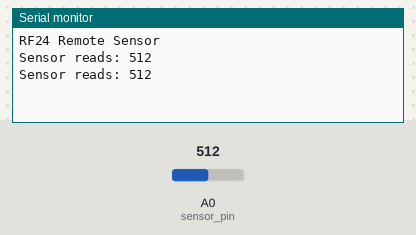
Recording of a sketch running on a simulated Arduino Uno, built with avr-gcc and run on an emulated ATmega328P. Parts: the last lines printed to the serial monitor. The test bench sets the inputs (shaded band); at power-on: A0 (sensor_pin) = 512. No radio packets arrive unless stated.

Above: at 6.6 s.
6.7 s: A0 (sensor_pin) set to 716
At 11.8 s:
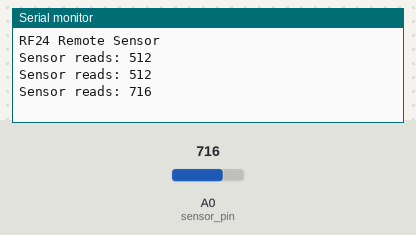
12.9 s: A0 (sensor_pin) set to 900
At 17.2 s:
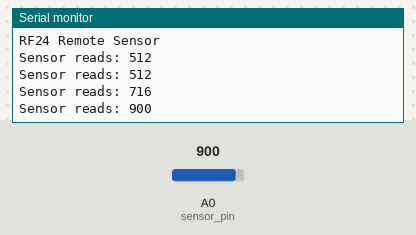
Timing chart, 0 to 18.7 s (numbered marks = the images above; inputs shaded):
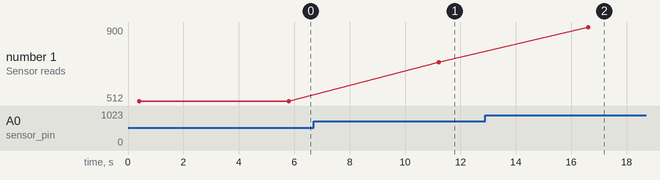

Measured:
- after the input at 6.7 s, the serial monitor: prints a new line after 4.5 s (image 1)
- after the input at 12.9 s, the serial monitor: prints a new line after 3.7 s (image 2)
- plotted number 1: 512 → 716 after the input at 6.7 s, 716 → 900 after the input at 12.9 s

The sketch:

sensor.ino
```cpp
// (licence header left out)
/**
 * Read from a sensor and send that down the line to reader
 *
 * This is an example of how to use the RF24 class.  Write this sketch to two
 * different nodes.  Put one of the nodes into 'transmit' mode by connecting
 * with the serial monitor and sending a 'T'.  The ping node sends the current
 * time to the pong node, which responds by sending the value back.  The ping
 * node can then see how long the whole cycle took.
 */

#include <SPI.h>
#include "nRF24L01.h"
#include "RF24.h"
#include "printf.h"

//
// Hardware configuration
//

// Set up nRF24L01 radio on SPI bus plus pins 9 & 10

RF24 radio(9,10);

//
// Topology
//

// Radio pipe address
//const uint64_t pipes[2] = { 0xF0F0F0F0E1LL, 0xF0F0F0F0D2LL };
const uint64_t pipe            = 0xF0F0F0F0E1LL;
const uint64_t nrfSensorPipe            = 0xF0F0F0F0E1LL;

const uint8_t sensor_power_pin = 1;
const uint8_t sensor_pin       = A0;

int sensorValue            = 0;

void setup(void)
{
  //
  // Print preamble
  //

  Serial.begin(57600);
  printf_begin();
  printf("\n\rRF24 Remote Sensor\n\r");

  //Setup sensor pins, and switch the power off
  pinMode(sensor_power_pin, OUTPUT);
  digitalWrite(sensor_power_pin, LOW);

  //
  // Setup and configure rf radio
  //

  radio.begin();

  // optionally, increase the delay between retries & # of retries
  radio.setRetries(15,15);

  // optionally, reduce the payload size.  seems to
  // improve reliability
  //radio.setPayloadSize(8);

  //
  // Open pipes to other nodes for communication
  //
  {
    radio.openWritingPipe(pipe);
  }
  //
  // Dump the configuration of the rf unit for debugging
  //

  radio.printDetails();
}

void loop(void)
{

    // Wake the reader
    digitalWrite(sensor_power_pin, HIGH);
    // Sleep for a bit to make sure it's awake
    delay(400);
    // Get a reading
    sensorValue = analogRead(sensor_pin);
    // Turn off the power
    digitalWrite(sensor_power_pin, LOW);
    // Send that down the pipe
    printf("Sensor reads: %hu\n", sensorValue);
    char outBuffer[32]="RemoteID=0;";
    char temp[5];
    strcat(outBuffer, "Moisture_0=");
    sprintf(temp, "%d", sensorValue);
    strcat(outBuffer, temp);
    bool ok;
    ok = radio.write( &outBuffer, strlen(outBuffer));
    // Sleep for a big bit
    delay(5000);
}
// vim:cin:ai:sts=2 sw=2 ft=cpp
```

printf.h
```cpp
// (licence header left out)
/**
 * @file printf.h
 *
 * Setup necessary to direct stdout to the Arduino Serial library, which
 * enables 'printf'
 */

#ifndef __PRINTF_H__
#define __PRINTF_H__

#ifdef ARDUINO

int serial_putc( char c, FILE * )
{
  Serial.write( c );

  return c;
}

void printf_begin(void)
{
  fdevopen( &serial_putc, 0 );
}

#else
#error This example is only for use on Arduino.
#endif // ARDUINO

#endif // __PRINTF_H__
```
